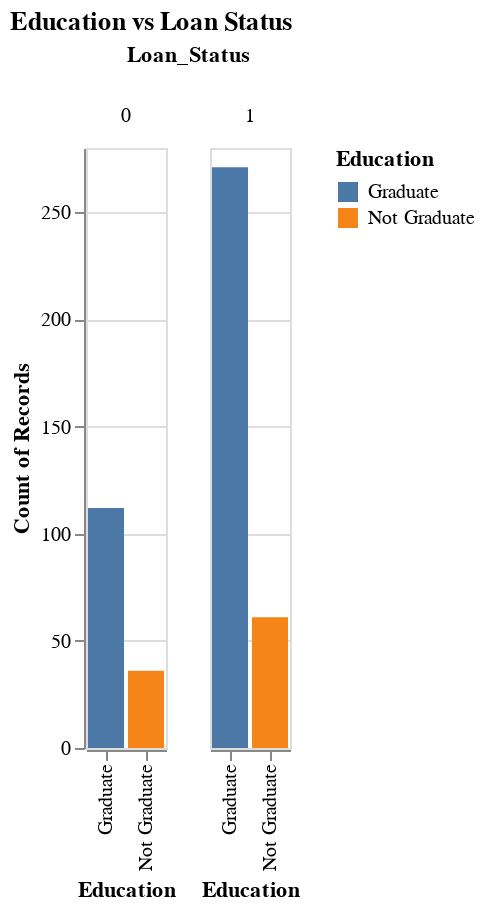

Notebook code cell kept with this figure:
### Code cell
chart= alt.Chart(loan_dataset).mark_bar().encode(
    x='Education',
    y='count()',
    color='Education',
    column='Loan_Status'
).properties(title='Education vs Loan Status')
chart.show()

### Figure 1 — Vega-Lite specification as saved in the notebook (floating-point values rounded to 4 significant figures; data arrays with more than 128 entries replaced by an {"elided": "..."} marker saying what was removed)
{"config": {"view": {"continuousWidth": 300, "continuousHeight": 300}}, "data": {"name": "data-5cc79f89c436f61388a1a6e317aa1f88"}, "mark": {"type": "bar"}, "encoding": {"color": {"field": "Education", "type": "nominal"}, "column": {"field": "Loan_Status", "type": "quantitative"}, "x": {"field": "Education", "type": "nominal"}, "y": {"aggregate": "count", "type": "quantitative"}}, "title": "Education vs Loan Status", "$schema": "https://vega.github.io/schema/vega-lite/v5.17.0.json", "datasets": {"data-5cc79f89c436f61388a1a6e317aa1f88": {"elided": "480 records"}}}
